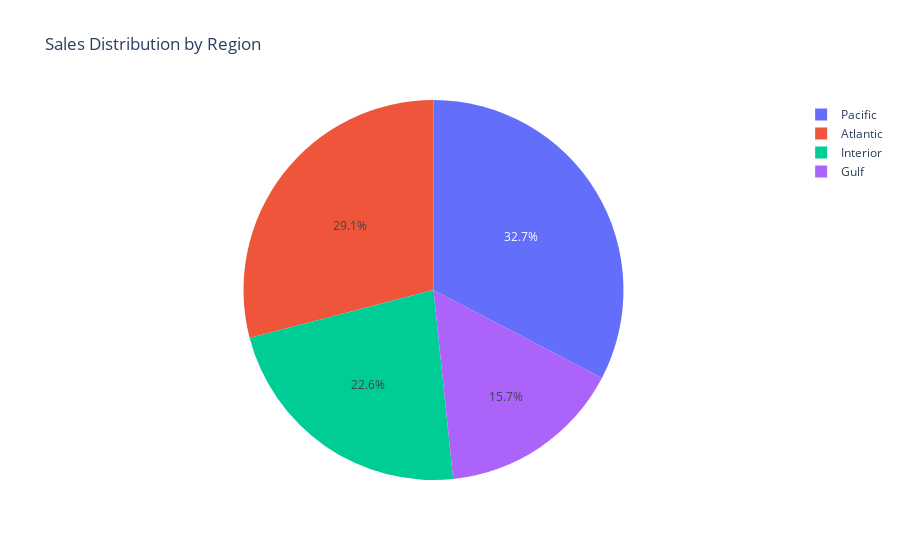

The notebook cell saved with this chart:
### Code cell
# Sales by Region
region_sales = sales.groupby('Region').agg({
    'Sales': 'sum',
    'Gross Profit': 'sum'
}).reset_index()

fig = px.pie(region_sales, values='Sales', names='Region',
             title='Sales Distribution by Region')
fig.show()

### Figure 1 — Plotly figure (JSON) as saved in the notebook; plotly's stock layout.template omitted (floating-point values rounded to 4 significant figures)
{"data": [{"domain": {"x": [0.0, 1.0], "y": [0.0, 1.0]}, "hovertemplate": "Region=%{label}<br>Sales=%{value}<extra></extra>", "labels": ["Atlantic", "Gulf", "Interior", "Pacific"], "legendgroup": "", "name": "", "showlegend": true, "type": "pie", "values": [41200.0, 22250.0, 32040.0, 46300.0]}], "layout": {"legend": {"tracegroupgap": 0}, "title": {"text": "Sales Distribution by Region"}}}
